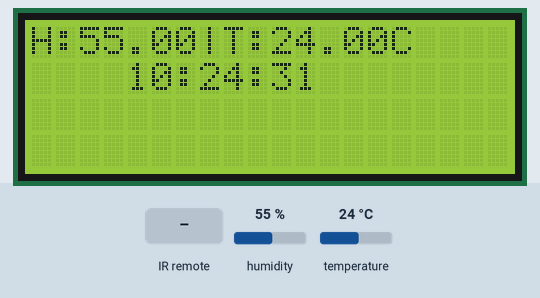
Bench run of a sketch on a simulated Arduino Uno, built with avr-gcc and run on an emulated ATmega328P. Shown: 20×4 character LCD. The inputs (shaded band) are chosen by the test bench; at power-on: humidity 55 %, temperature 24 °C. The local clock reads 2024-03-15 10:24:30 at power-on unless the sketch sets it; what the sketch prints to the serial monitor is not drawn.

Above: at 1.2 s.
1.3 s: infrared code 0x40 received
At 3.0 s:
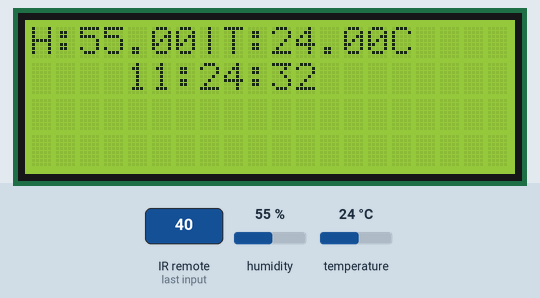
4.7 s: humidity set to 22 %
At 7.8 s:
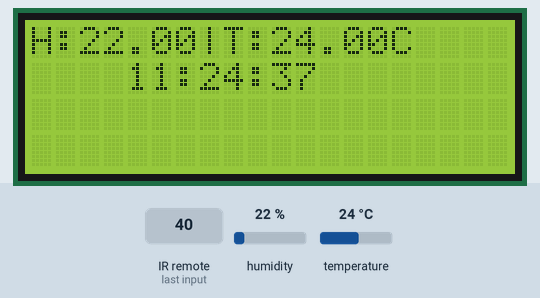
8.9 s: temperature set to 12 °C
At 11.4 s:
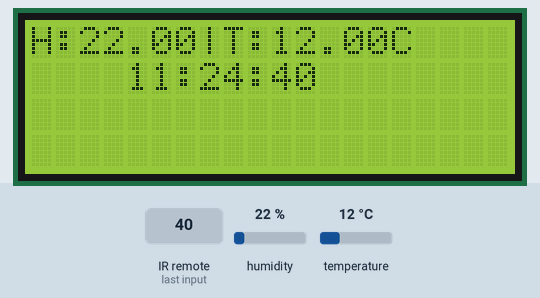
13.1 s: humidity set to 40 %
At 16.2 s:
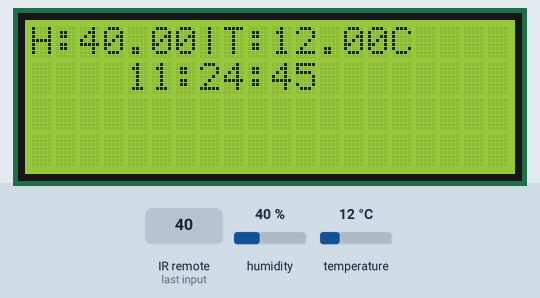
17.2 s: infrared code 0x3B received
At 21.8 s:
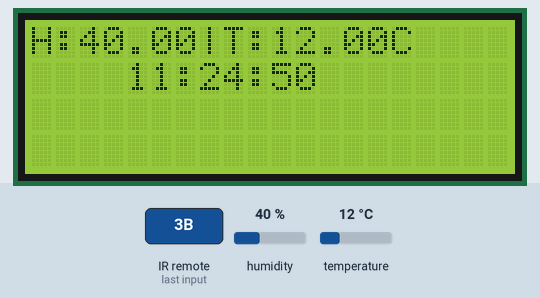
23.3 s: temperature set to 19 °C
At 26.0 s:
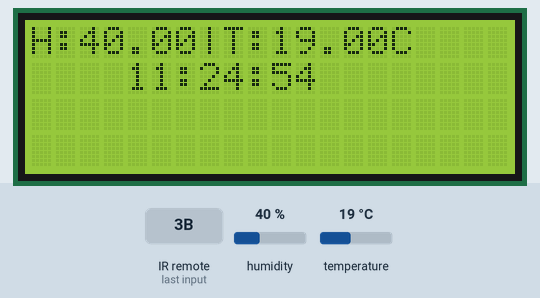
Timing chart, 0 to 27.5 s (numbered marks = the images above; inputs shaded):
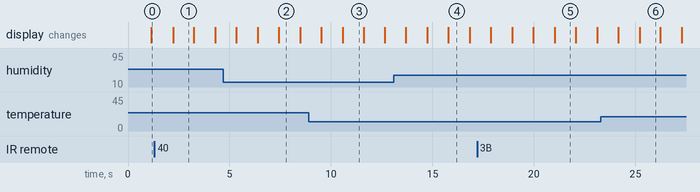

Measured:
- what the display in image 3 shows lasts 1.0 s, from 10.6 s to 11.6 s

The sketch:

clock.ino
```cpp
#include <Arduino.h>
#include <Wire.h>
#include <LiquidCrystal_I2C.h>
#include "DHT.h"
#include <DS1302.h>
#include <IRremote.hpp>

#define DHTPIN 8
#define DHTTYPE DHT11
#define DECODE_NEC

LiquidCrystal_I2C lcd(0x27,20,4);
DHT dht(DHTPIN, DHTTYPE);
DS1302 rtc(2, 3, 4);

Time t;
const int signalPin = 11;

void setup() {
  lcd.init();
  lcd.backlight();
  dht.begin();
  rtc.halt(false);
  rtc.writeProtect(false);
  IrReceiver.begin(signalPin, ENABLE_LED_FEEDBACK);
  printActiveIRProtocols(&Serial);
  Serial.begin(9600);
}

void loop() {
  float h = dht.readHumidity();
  float temp = dht.readTemperature();

  if (isnan(h) || isnan(temp)) {
    return;
  }

  t = rtc.getTime();
  int tHour = t.hour;
  int tMin = t.min;

  if (IrReceiver.decode()) {
    IrReceiver.printIRResultShort(&Serial);
    IrReceiver.printIRSendUsage(&Serial);
    if (IrReceiver.decodedIRData.protocol == UNKNOWN) {
      Serial.println(F("Received noise or an unknown (or not yet enabled) protocol"));
      IrReceiver.printIRResultRawFormatted(&Serial, true);
    }

    IrReceiver.resume();

    if (IrReceiver.decodedIRData.command == 0x40) {
      switch (tHour) {
        case 23:
          tHour = 0;
          break;
        default:
          tHour++;
      }
     } else if (IrReceiver.decodedIRData.command == 0x44) {
        switch (tHour) {
          case 0:
            tHour = 23;
            break;
          default:
            tHour--;
        }
     } else if (IrReceiver.decodedIRData.command == 0x15) {
        switch (tMin) {
          case 59:
            tMin = 0;
            switch (tHour) {
              case 23:
                tHour = 0;
                break;
              default:
                tHour++;
            }
            break;
          default:
            tMin++;
        }
     } else if (IrReceiver.decodedIRData.command == 0x7) {
        switch (tMin) {
          case 0:
            tMin = 59;
            switch (tHour) {
              case 0:
                tHour = 23;
                break;
              default:
                tHour--;
            }
            break;
          default:
            tMin--;
        }
      }
    }

  rtc.setTime(tHour, tMin, t.sec);
  lcd.setCursor(0,0);
  lcd.print("H:");
  lcd.print(h);
  lcd.print("|");
  lcd.print("T:");
  lcd.print(temp);
  lcd.print("C");
  lcd.setCursor(4,1);
  lcd.print(rtc.getTimeStr());
  delay(1000);
}
```
